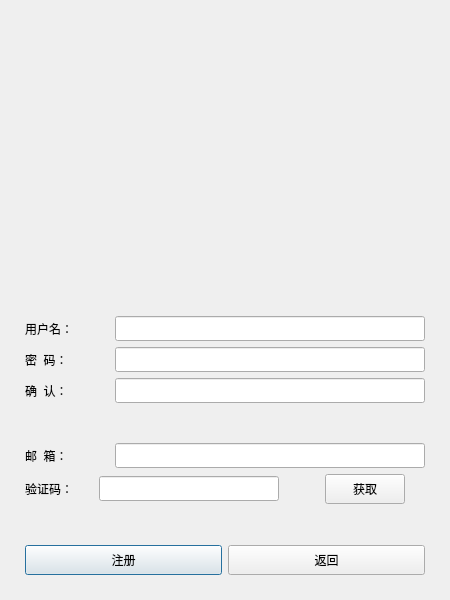
<?xml version="1.0" encoding="UTF-8"?>
<ui version="4.0">
 <class>RegisterDialog</class>
 <widget class="QDialog" name="RegisterDialog">
  <property name="geometry">
   <rect>
    <x>0</x>
    <y>0</y>
    <width>450</width>
    <height>600</height>
   </rect>
  </property>
  <property name="minimumSize">
   <size>
    <width>450</width>
    <height>600</height>
   </size>
  </property>
  <property name="maximumSize">
   <size>
    <width>450</width>
    <height>600</height>
   </size>
  </property>
  <property name="windowTitle">
   <string>Dialog</string>
  </property>
  <layout class="QGridLayout" name="gridLayout">
   <item row="0" column="0">
    <layout class="QGridLayout" name="gridLayout_2">
     <property name="leftMargin">
      <number>5</number>
     </property>
     <property name="topMargin">
      <number>5</number>
     </property>
     <property name="rightMargin">
      <number>5</number>
     </property>
     <property name="bottomMargin">
      <number>5</number>
     </property>
     <item row="0" column="0">
      <widget class="QStackedWidget" name="stackedWidget">
       <property name="currentIndex">
        <number>0</number>
       </property>
       <widget class="QWidget" name="page">
        <layout class="QGridLayout" name="gridLayout_3">
         <item row="9" column="0">
          <spacer name="verticalSpacer_2">
           <property name="orientation">
            <enum>Qt::Vertical</enum>
           </property>
           <property name="sizeHint" stdset="0">
            <size>
             <width>20</width>
             <height>40</height>
            </size>
           </property>
          </spacer>
         </item>
         <item row="14" column="0">
          <layout class="QHBoxLayout" name="horizontalLayout_8">
           <item>
            <widget class="QPushButton" name="register_button">
             <property name="minimumSize">
              <size>
               <width>0</width>
               <height>30</height>
              </size>
             </property>
             <property name="maximumSize">
              <size>
               <width>16777215</width>
               <height>30</height>
              </size>
             </property>
             <property name="text">
              <string>注册</string>
             </property>
            </widget>
           </item>
           <item>
            <widget class="QPushButton" name="cancel_button">
             <property name="minimumSize">
              <size>
               <width>0</width>
               <height>30</height>
              </size>
             </property>
             <property name="maximumSize">
              <size>
               <width>16777215</width>
               <height>30</height>
              </size>
             </property>
             <property name="text">
              <string>返回</string>
             </property>
            </widget>
           </item>
          </layout>
         </item>
         <item row="0" column="0">
          <spacer name="verticalSpacer_4">
           <property name="orientation">
            <enum>Qt::Vertical</enum>
           </property>
           <property name="sizeHint" stdset="0">
            <size>
             <width>20</width>
             <height>40</height>
            </size>
           </property>
          </spacer>
         </item>
         <item row="7" column="0">
          <layout class="QHBoxLayout" name="horizontalLayout_5">
           <item>
            <widget class="QLabel" name="passwd_label">
             <property name="minimumSize">
              <size>
               <width>0</width>
               <height>25</height>
              </size>
             </property>
             <property name="maximumSize">
              <size>
               <width>16777215</width>
               <height>25</height>
              </size>
             </property>
             <property name="text">
              <string>密  码：</string>
             </property>
            </widget>
           </item>
           <item>
            <widget class="QLineEdit" name="passwd_lineEdit">
             <property name="minimumSize">
              <size>
               <width>310</width>
               <height>25</height>
              </size>
             </property>
             <property name="maximumSize">
              <size>
               <width>310</width>
               <height>25</height>
              </size>
             </property>
             <property name="alignment">
              <set>Qt::AlignLeading|Qt::AlignLeft|Qt::AlignVCenter</set>
             </property>
            </widget>
           </item>
          </layout>
         </item>
         <item row="2" column="0">
          <spacer name="verticalSpacer">
           <property name="orientation">
            <enum>Qt::Vertical</enum>
           </property>
           <property name="sizeHint" stdset="0">
            <size>
             <width>20</width>
             <height>40</height>
            </size>
           </property>
          </spacer>
         </item>
         <item row="3" column="0">
          <widget class="QWidget" name="widget_2" native="true">
           <layout class="QVBoxLayout" name="verticalLayout">
            <item>
             <widget class="QLabel" name="msg_output_label">
              <property name="text">
               <string/>
              </property>
              <property name="alignment">
               <set>Qt::AlignCenter</set>
              </property>
             </widget>
            </item>
           </layout>
          </widget>
         </item>
         <item row="11" column="0">
          <layout class="QHBoxLayout" name="horizontalLayout_7">
           <item>
            <widget class="QLabel" name="verificationCode_label">
             <property name="minimumSize">
              <size>
               <width>0</width>
               <height>25</height>
              </size>
             </property>
             <property name="maximumSize">
              <size>
               <width>16777215</width>
               <height>25</height>
              </size>
             </property>
             <property name="text">
              <string>验证码：</string>
             </property>
             <property name="scaledContents">
              <bool>false</bool>
             </property>
            </widget>
           </item>
           <item>
            <spacer name="horizontalSpacer_2">
             <property name="orientation">
              <enum>Qt::Horizontal</enum>
             </property>
             <property name="sizeHint" stdset="0">
              <size>
               <width>40</width>
               <height>20</height>
              </size>
             </property>
            </spacer>
           </item>
           <item>
            <widget class="QLineEdit" name="verificationCode_lineEdit">
             <property name="enabled">
              <bool>true</bool>
             </property>
             <property name="minimumSize">
              <size>
               <width>180</width>
               <height>25</height>
              </size>
             </property>
             <property name="maximumSize">
              <size>
               <width>180</width>
               <height>25</height>
              </size>
             </property>
             <property name="alignment">
              <set>Qt::AlignLeading|Qt::AlignLeft|Qt::AlignVCenter</set>
             </property>
            </widget>
           </item>
           <item>
            <spacer name="horizontalSpacer_4">
             <property name="orientation">
              <enum>Qt::Horizontal</enum>
             </property>
             <property name="sizeHint" stdset="0">
              <size>
               <width>40</width>
               <height>20</height>
              </size>
             </property>
            </spacer>
           </item>
           <item>
            <spacer name="horizontalSpacer">
             <property name="orientation">
              <enum>Qt::Horizontal</enum>
             </property>
             <property name="sizeHint" stdset="0">
              <size>
               <width>40</width>
               <height>20</height>
              </size>
             </property>
            </spacer>
           </item>
           <item>
            <widget class="QPushButton" name="verificationCode_get_Button">
             <property name="minimumSize">
              <size>
               <width>0</width>
               <height>30</height>
              </size>
             </property>
             <property name="maximumSize">
              <size>
               <width>16777215</width>
               <height>30</height>
              </size>
             </property>
             <property name="text">
              <string>获取</string>
             </property>
            </widget>
           </item>
           <item>
            <spacer name="horizontalSpacer_3">
             <property name="orientation">
              <enum>Qt::Horizontal</enum>
             </property>
             <property name="sizeHint" stdset="0">
              <size>
               <width>40</width>
               <height>20</height>
              </size>
             </property>
            </spacer>
           </item>
          </layout>
         </item>
         <item row="13" column="0">
          <spacer name="verticalSpacer_3">
           <property name="orientation">
            <enum>Qt::Vertical</enum>
           </property>
           <property name="sizeHint" stdset="0">
            <size>
             <width>20</width>
             <height>40</height>
            </size>
           </property>
          </spacer>
         </item>
         <item row="4" column="0">
          <layout class="QHBoxLayout" name="horizontalLayout_2">
           <item>
            <widget class="QLabel" name="username_label">
             <property name="minimumSize">
              <size>
               <width>0</width>
               <height>25</height>
              </size>
             </property>
             <property name="maximumSize">
              <size>
               <width>16777215</width>
               <height>25</height>
              </size>
             </property>
             <property name="text">
              <string>用户名：</string>
             </property>
            </widget>
           </item>
           <item>
            <widget class="QLineEdit" name="username_lineEdit">
             <property name="minimumSize">
              <size>
               <width>310</width>
               <height>25</height>
              </size>
             </property>
             <property name="maximumSize">
              <size>
               <width>310</width>
               <height>25</height>
              </size>
             </property>
             <property name="alignment">
              <set>Qt::AlignLeading|Qt::AlignLeft|Qt::AlignVCenter</set>
             </property>
            </widget>
           </item>
          </layout>
         </item>
         <item row="10" column="0">
          <layout class="QHBoxLayout" name="horizontalLayout_3">
           <item>
            <widget class="QLabel" name="email_label">
             <property name="minimumSize">
              <size>
               <width>0</width>
               <height>25</height>
              </size>
             </property>
             <property name="maximumSize">
              <size>
               <width>16777215</width>
               <height>25</height>
              </size>
             </property>
             <property name="text">
              <string>邮  箱：</string>
             </property>
            </widget>
           </item>
           <item>
            <widget class="QLineEdit" name="email_edit">
             <property name="minimumSize">
              <size>
               <width>310</width>
               <height>25</height>
              </size>
             </property>
             <property name="maximumSize">
              <size>
               <width>310</width>
               <height>25</height>
              </size>
             </property>
             <property name="alignment">
              <set>Qt::AlignLeading|Qt::AlignLeft|Qt::AlignVCenter</set>
             </property>
            </widget>
           </item>
          </layout>
         </item>
         <item row="1" column="0">
          <widget class="QWidget" name="widget" native="true">
           <layout class="QHBoxLayout" name="horizontalLayout_9">
            <item>
             <spacer name="horizontalSpacer_5">
              <property name="orientation">
               <enum>Qt::Horizontal</enum>
              </property>
              <property name="sizeHint" stdset="0">
               <size>
                <width>40</width>
                <height>20</height>
               </size>
              </property>
             </spacer>
            </item>
            <item>
             <widget class="QLabel" name="hi_label">
              <property name="minimumSize">
               <size>
                <width>160</width>
                <height>160</height>
               </size>
              </property>
              <property name="maximumSize">
               <size>
                <width>160</width>
                <height>160</height>
               </size>
              </property>
              <property name="text">
               <string/>
              </property>
              <property name="pixmap">
               <pixmap resource="rc.qrc">:/res/register_head.png</pixmap>
              </property>
              <property name="scaledContents">
               <bool>true</bool>
              </property>
              <property name="alignment">
               <set>Qt::AlignCenter</set>
              </property>
             </widget>
            </item>
            <item>
             <spacer name="horizontalSpacer_6">
              <property name="orientation">
               <enum>Qt::Horizontal</enum>
              </property>
              <property name="sizeHint" stdset="0">
               <size>
                <width>40</width>
                <height>20</height>
               </size>
              </property>
             </spacer>
            </item>
           </layout>
          </widget>
         </item>
         <item row="8" column="0">
          <layout class="QHBoxLayout" name="horizontalLayout_6">
           <item>
            <widget class="QLabel" name="confirm_pswd_label">
             <property name="minimumSize">
              <size>
               <width>0</width>
               <height>25</height>
              </size>
             </property>
             <property name="maximumSize">
              <size>
               <width>16777215</width>
               <height>25</height>
              </size>
             </property>
             <property name="text">
              <string>确  认：</string>
             </property>
            </widget>
           </item>
           <item>
            <widget class="QLineEdit" name="confirm_pswd_lineEdit">
             <property name="minimumSize">
              <size>
               <width>310</width>
               <height>25</height>
              </size>
             </property>
             <property name="maximumSize">
              <size>
               <width>310</width>
               <height>25</height>
              </size>
             </property>
             <property name="alignment">
              <set>Qt::AlignLeading|Qt::AlignLeft|Qt::AlignVCenter</set>
             </property>
            </widget>
           </item>
          </layout>
         </item>
        </layout>
       </widget>
       <widget class="QWidget" name="page_2"/>
      </widget>
     </item>
    </layout>
   </item>
  </layout>
 </widget>
 <tabstops>
  <tabstop>username_lineEdit</tabstop>
  <tabstop>passwd_lineEdit</tabstop>
  <tabstop>confirm_pswd_lineEdit</tabstop>
  <tabstop>email_edit</tabstop>
  <tabstop>verificationCode_lineEdit</tabstop>
  <tabstop>verificationCode_get_Button</tabstop>
  <tabstop>register_button</tabstop>
  <tabstop>cancel_button</tabstop>
 </tabstops>
 <resources>
  <include location="rc.qrc"/>
 </resources>
 <connections/>
</ui>
